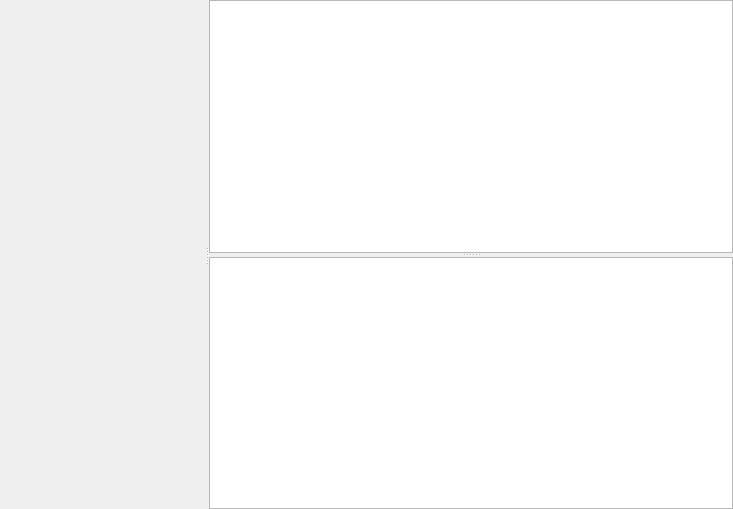
<?xml version="1.0" encoding="UTF-8"?>
<ui version="4.0">
 <class>AbstractCrosssectionWindow</class>
 <widget class="QWidget" name="AbstractCrosssectionWindow">
  <property name="geometry">
   <rect>
    <x>0</x>
    <y>0</y>
    <width>733</width>
    <height>509</height>
   </rect>
  </property>
  <property name="windowTitle">
   <string>Crosssection Window</string>
  </property>
  <property name="windowIcon">
   <iconset resource="crosssection.qrc">
    <normaloff>:/libs/crosssection/images/iconRiverCrosssection.svg</normaloff>:/libs/crosssection/images/iconRiverCrosssection.svg</iconset>
  </property>
  <layout class="QVBoxLayout" name="verticalLayout">
   <property name="leftMargin">
    <number>0</number>
   </property>
   <property name="topMargin">
    <number>0</number>
   </property>
   <property name="rightMargin">
    <number>0</number>
   </property>
   <property name="bottomMargin">
    <number>0</number>
   </property>
   <item>
    <widget class="QSplitter" name="hSplitter">
     <property name="orientation">
      <enum>Qt::Horizontal</enum>
     </property>
     <widget class="AbstractCrosssectionWindow::GraphicsView" name="graphicsView" native="true"/>
     <widget class="QSplitter" name="vSplitter">
      <property name="orientation">
       <enum>Qt::Vertical</enum>
      </property>
      <widget class="QTableView" name="settingTable"/>
      <widget class="QTableView" name="editTable">
       <property name="editTriggers">
        <set>QAbstractItemView::NoEditTriggers</set>
       </property>
      </widget>
     </widget>
    </widget>
   </item>
  </layout>
 </widget>
 <customwidgets>
  <customwidget>
   <class>AbstractCrosssectionWindow::GraphicsView</class>
   <extends>QWidget</extends>
   <header>public/abstractcrosssectionwindow_graphicsview.h</header>
   <container>1</container>
  </customwidget>
 </customwidgets>
 <resources>
  <include location="crosssection.qrc"/>
 </resources>
 <connections/>
</ui>
